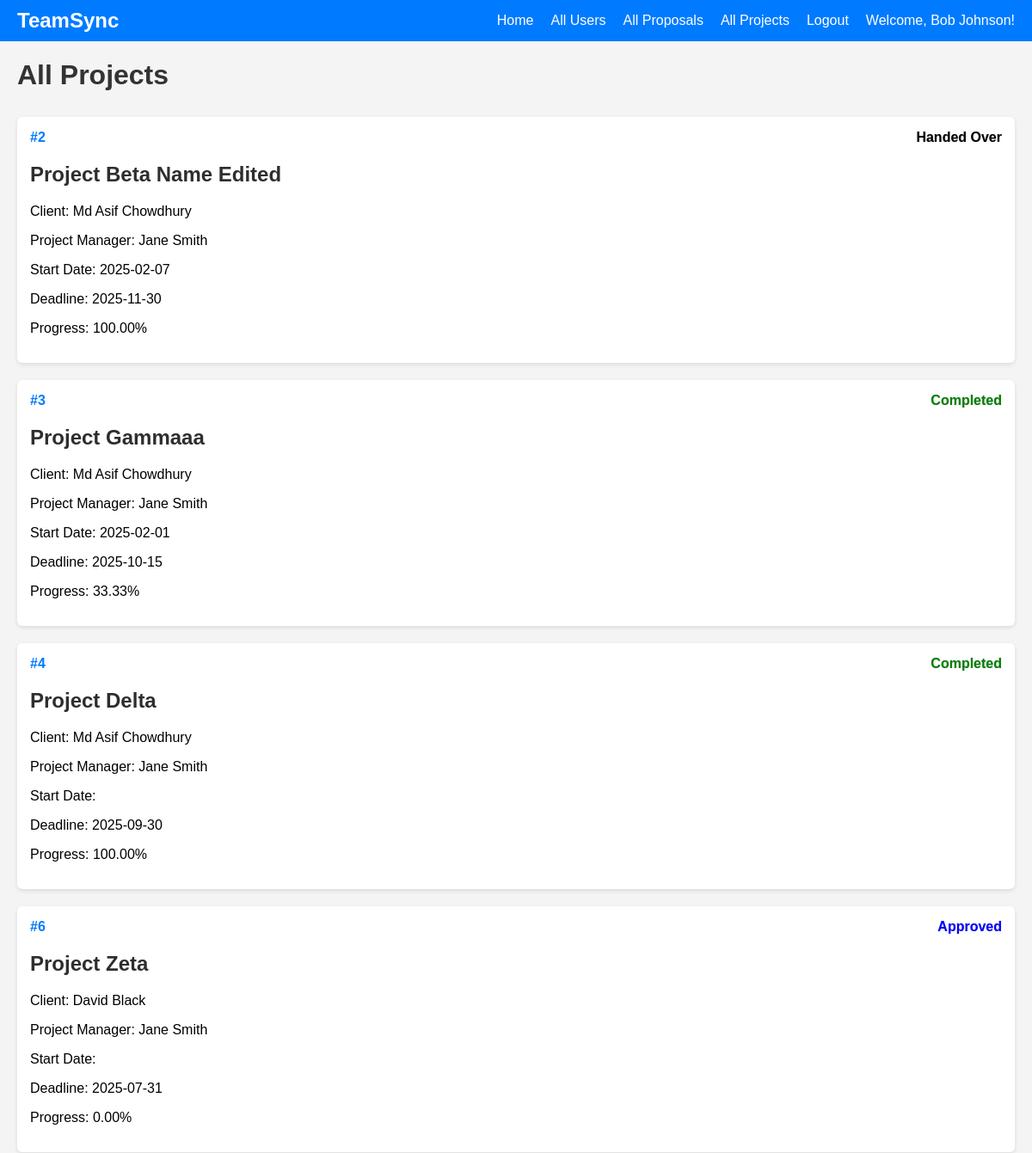
Before: /controller/admin-project-controller.php?action=show_all_projects (signed in, upper part) with the older database file.
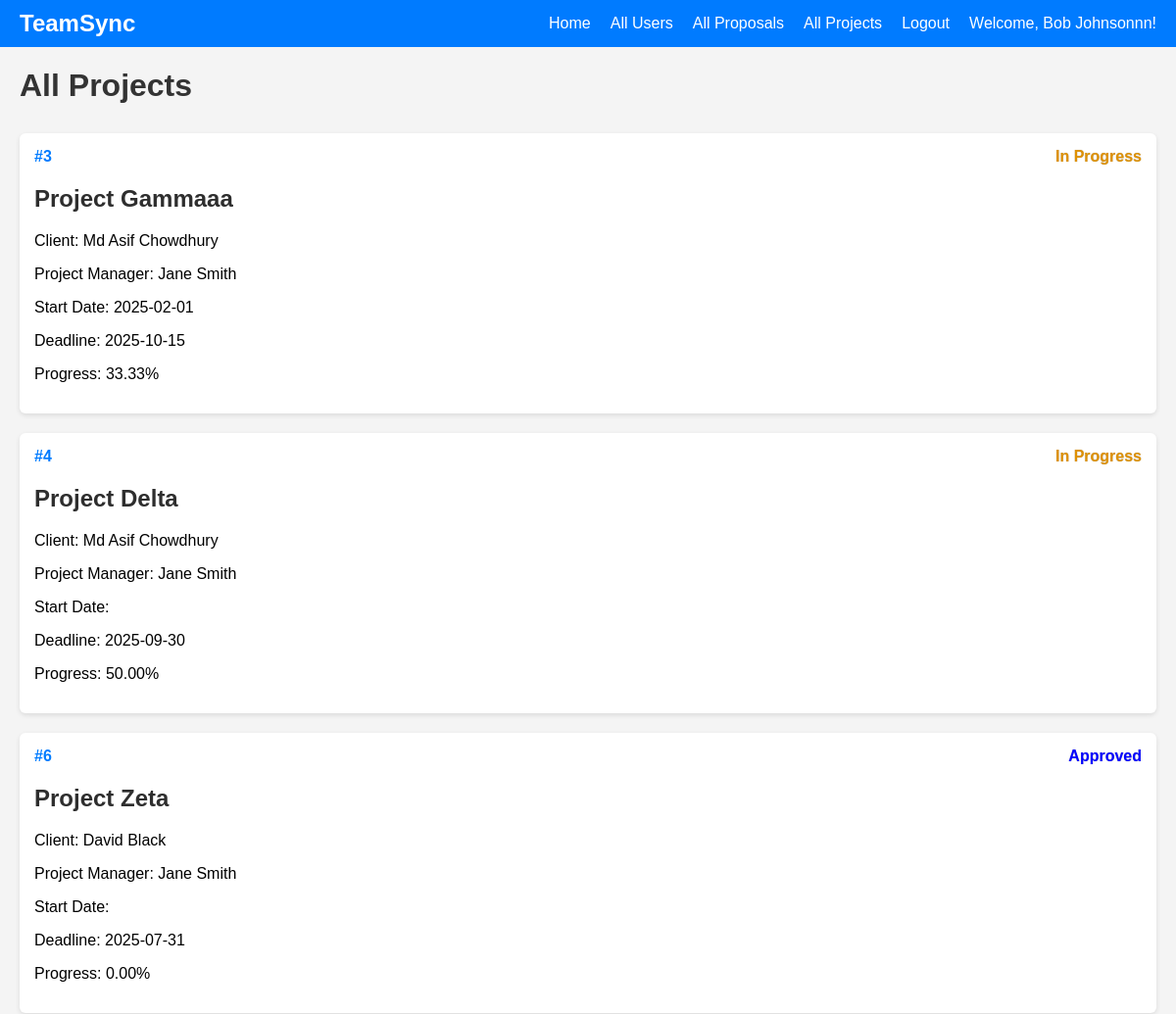
After: the same page with the newer database file.
### tables this page shows
CREATE TABLE `usr` (
  `userid` int(11) NOT NULL,
  `firstname` varchar(255) NOT NULL,
  `lastname` varchar(255) NOT NULL,
  `name` varchar(255) NOT NULL,
  `email` varchar(255) NOT NULL,
  `password` varchar(255) NOT NULL,
  `roleid` int(11) DEFAULT NULL,
  `profile_picture` longblob DEFAULT NULL
);

CREATE TABLE `projects` (
  `project_id` int(11) NOT NULL,
  `client_id` int(11) NOT NULL,
  `pm_id` int(11) DEFAULT NULL,
  `name` varchar(100) NOT NULL,
  `description` text NOT NULL,
  `start_date` date DEFAULT NULL,
  `deadline` date NOT NULL,
  `status` varchar(50) NOT NULL DEFAULT 'Pending Approval',
  `type` varchar(50) NOT NULL DEFAULT 'Proposal',
  `client_feedback` text DEFAULT NULL,
  `progress` decimal(5,2) DEFAULT 0.00
);

### model/user-model.php (called while the page is built, shortened)
<?php
function getUserInfo($userId)
{
    $conn = getDbConnection();
    $sql = "SELECT userid, firstname, lastname, name, email, roleid
            FROM usr
            WHERE userid = ?";
    $stmt = $conn->prepare($sql);
    $stmt->bind_param("i", $userId);
    $stmt->execute();
    $result = $stmt->get_result();
    $user = $result->fetch_assoc();
    return $user;
}
function getUserName($userId)
{
    $userInfo = getUserInfo($userId);
    $firstname = $userInfo['firstname'] ?? 'Unassigned';
    $lastname = $userInfo['lastname'] ?? '';
    return trim("$firstname $lastname");
}
?>

### model/project-model.php (called while the page is built, shortened)
<?php
function getTotalProjects() {
    $conn = getDbConnection();
    $sql = "SELECT p.project_id, CONCAT(c.firstname, ' ', c.lastname) AS client_name, CONCAT(pm.firstname, ' ', pm.lastname) AS pm_name, p.name, p.description, p.start_date, p.deadline, p.status, p.progress, p.client_feedback
            FROM projects p
            JOIN usr c ON p.client_id = c.userid
            JOIN usr pm ON p.pm_id = pm.userid";
    $stmt = $conn->prepare($sql);
    $stmt->execute();
    $result = $stmt->get_result();
    $projects = [];
    while ($row = $result->fetch_assoc()) {
        $projects[] = $row;
    }
    return $projects;
}
?>

### view/admin-project-showall.php (the view, shortened to what this page needs)
<!DOCTYPE html>
<html lang="en">
<head>
    <link rel="stylesheet" href="../css/showall.css">
</head>
<body>
<?php include 'admin-navbar.php'; ?>
<h1>All Projects</h1>
<div class="project-container">
    <?php foreach ($projects as $project) { ?>
        <a href="../controller/admin-project-controller.php?action=view_project&project_id=<?php echo $project['project_id']; ?>" class="project-card-link">
            <div class="project-card">
                <div class="card-header">
                    <span class="project-id">#<?php echo $project['project_id']; ?></span>
                    <span class="status" data-status="<?php echo $project['status']; ?>">
                        <?php echo $project['status']; ?>
                    </span>
                </div>
                <h2><?php echo $project['name']; ?></h2>
                <p>Client: <?php echo $project['client_name']; ?></p>
                <p>Project Manager: <?php echo $project['pm_name']; ?></p>
                <p>Start Date: <?php echo $project['start_date']; ?></p>
                <p>Deadline: <?php echo $project['deadline']; ?></p>
                <p>Progress: <span class="progress-text"><?php echo $project['progress']; ?>%</span></p>
            </div>
        </a>
    <?php } ?>
</div>
</body>
</html>

### controller/admin-project-controller.php (shortened to what this page needs)
<?php
include_once '../model/project-model.php';
include_once '../model/user-model.php';
$action = $_GET['action'] ?? '';
switch ($action) {
    case 'show_all_projects':
        showAllProjects();
        break;
}
function showAllProjects() {
    $userId = $_SESSION['userid'];
    $adminName = getUserName($userId);
    $projects = getTotalProjects();
    include '../view/admin-project-showall.php';
}

### view/admin-navbar.php (shortened to what this page needs)
<!DOCTYPE html>
<html lang="en">
<head>
    <link rel="stylesheet" href="../css/navbar.css">
</head>
<body>
<nav class="navbar">
    <div class="logo">TeamSync</div>
    <div class="nav-links">
        <a href="../controller/user-dashboard-controller.php">Home</a>
        <a href="../controller/admin-user-controller.php?action=show_all">All Users</a>
        <a href="../controller/admin-project-controller.php?action=show_all_proposals">All Proposals</a>
        <a href="../controller/admin-project-controller.php?action=show_all_projects">All Projects</a>
        <a href="../controller/user-logout-controller.php">Logout</a>
        <a href="../controller/user-profile-controller.php?action=view_profile" class="welcome-link">Welcome, <?php echo $adminName; ?>!</a>
    </div>
</nav>
</body>
</html>

### css/showall.css (style rules this page uses)
body { font-family: Arial, sans-serif; margin: 0; background-color: #f4f4f4; }
.project-container, .user-container { padding: 20px; display: flex; flex-direction: column; }
h1 { color: #333; margin-bottom: 10px; margin-left: 20px; }
.project-card, .user-card { background-color: #fff; padding: 15px; border-radius: 6px; box-shadow: 0 2px 5px rgba(0, 0, 0, 0.1); margin-bottom: 20px; transition: transform 0.1s; }
.project-card-link, .user-card-link { text-decoration: none; color: inherit; }
.card-header { display: flex; justify-content: space-between; }
h2 { color: #2e2e2e; }
.project-id, .user-id { font-weight: bold; color: #007BFF; }
.status { font-weight: bold; text-shadow: 0px 0px 1px rgba(0, 0, 0, 0.3); }
.status[data-status="In Progress"] { color: rgb(223, 145, 0); }
.status[data-status="Approved"] { color: blue; }
.status[data-status="Completed"] { color: green; }

### css/navbar.css (style rules this page uses)
.navbar { background-color: #007BFF; display: flex; justify-content: space-between; align-items: center; padding: 10px 20px; color: #fff; }
.logo { font-size: 24px; font-weight: bold; }
.nav-links { display: flex; }
.nav-links a { color: #fff; text-decoration: none; margin-left: 20px; transition: color 0.3s; }

Changed rows visible on the page:
removed projects: project_id "2", status "Handed Over", name "Project Beta Name Edited", client_name "Md Asif Chowdhury", pm_name "Jane Smith", start_date "2025-02-07", deadline "2025-11-30", progress "100.00"
changed usr: adminName "Bob Johnson" → "Bob Johnsonnn"
changed projects "Project Gammaaa": status "Completed" → "In Progress"
changed projects "Project Delta": status "Completed" → "In Progress"; progress "100.00" → "50.00"
